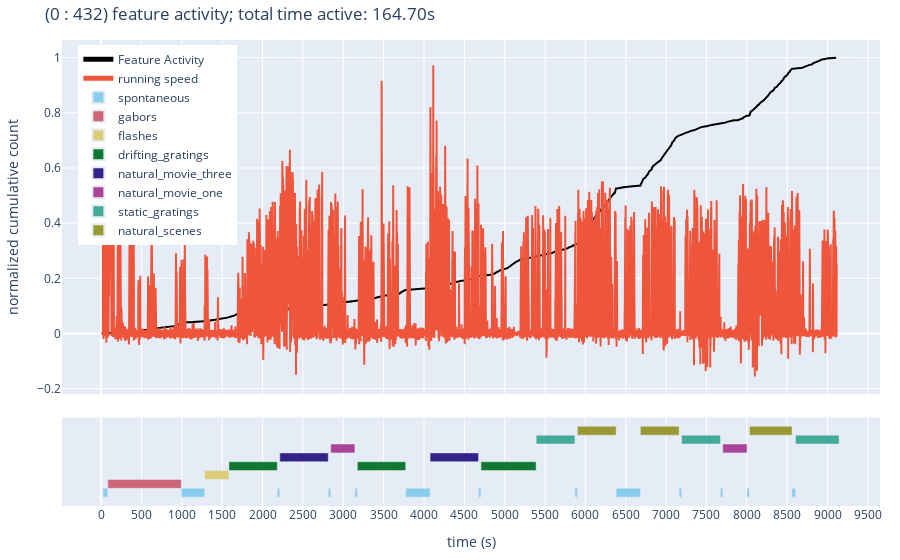

Notebook code for this chart:
### Code cell
"""Visualize feature activity vs. natural data."""

feat_act_ts = np.round(feat_metadata.index * 0.05, 2)
display(feat_act_ts)

df = stim_epochs.copy()
df["start_time"] = pd.to_numeric(df["start_time"])
df["stop_time"] = pd.to_numeric(df["stop_time"])
df["duration"] = df["stop_time"] - df["start_time"]
df["session"] = f"{session_id}"  # create dummy column for y-axis to place all bars on  same line
stimulus_types = df["stimulus_name"].unique()

fig = make_subplots(
    rows=2, 
    cols=1,
    shared_xaxes=True,
    vertical_spacing=0.05,
    row_heights=[0.8, 0.2]
)

fig.add_trace(
    go.Scatter(
        x=feat_act_ts,
        y=np.linspace(0, 1, len(feat_act_ts) + 1),
        mode="lines",
        name="Feature Activity", # Name for legend
        line=dict(color="black") # Example line color
    ),
    row=1, col=1 # Assign to top subplot
)

fig.add_trace(
    go.Scatter(
        x=np.round(metadata.index * bin_s, 2)[::5],
        y=(metadata["velocity"] / metadata["velocity"].max())[::5].fillna(0),
        mode="lines",
        name="running speed", # Name for legend
    ),
    row=1, col=1 # Assign to top subplot
)

bar_hover_template = (
    "<b>Stimulus:</b> %{customdata[0]}<br>" +
    "<b>Start:</b> %{customdata[1]:.2f} s<br>" +
    "<b>Stop:</b> %{customdata[2]:.2f} s<br>" +
    "<b>Duration:</b> %{customdata[3]:.2f} s<br>" + # Access calculated duration
    "<extra></extra>"
)
cmap = px.colors.qualitative.Safe
colors = {stim: cmap[i % len(cmap)] for i, stim in enumerate(stimulus_types)}

for stim_type in stimulus_types:
    df_stim = df[df["stimulus_name"] == stim_type]
    fig.add_trace(
        go.Bar(
            x=df_stim["duration"],
            y=df_stim["session"], # Use the consistent session string
            base=df_stim["start_time"],
            orientation="h",
            name=stim_type,     # Use stimulus name for legend entry
            marker_color=colors[stim_type], # Assign color from map
            customdata=df_stim[["stimulus_name", "start_time", "stop_time", "duration"]],
            hovertemplate=bar_hover_template, # Apply template
            showlegend=True     # Ensure bars appear in legend
        ),
        row=2, col=1 # Assign to bottom subplot
    )

# Update layout
fig.update_yaxes(
    title_text="normalized cumulative count", # Y-axis title for top plot
    row=1, col=1
)
fig.update_yaxes(
    title_text="", # No title for bottom y-axis (category axis)
    showticklabels=False, # Make sure the category label shows
    row=2, col=1
)
fig.update_xaxes(
    title_text="time (s)", # X-axis title for bottom plot (shared axis)
    tick0=0,              # Specify the first tick position (e.g., 0)
    dtick=500,           # Specify the step between ticks (e.g., 1000 seconds)
    nticks=19,
    row=2, col=1
)
fig.update_xaxes(
    tick0=0,              # Specify the first tick position (e.g., 0)
    dtick=500,           # Specify the step between ticks (e.g., 1000 seconds)
    nticks=19,
    row=1, col=1
)

# Set title
fig.update_layout(title_text=
    f"({inst_i} : {feat_i}) feature activity; total time active: {len(feat_act_ts) * bin_s:.2f}s"
)

fig.update_layout(
    # Reduce margin space around the entire figure
    margin=dict(l=40, r=20, t=40, b=20),
    
    # Make the legend more compact
    legend=dict(
        # yanchor="top",
        y=0.99,
        # xanchor="left",
        x=0.02,
        # font=dict(size=10),
        itemsizing='constant',  # Makes legend items smaller and more consistent
        # borderwidth=1,
        # orientation="h"  # Horizontal legend often takes less space
    ),
    
    # # Reduce title size and padding
    # title=dict(
    #     font=dict(size=12),
    #     yref='container',
    #     y=0.98  # Push title to very top
    # ),
    
    # # Make the plot itself take up more space
    # autosize=True,
    # height=500,  # Adjust as needed
    # width=700    # Adjust as needed
)

# # Reduce tick label size and padding
# fig.update_xaxes(
#     tickfont=dict(size=10),
#     title_font=dict(size=11),
#     title_standoff=5  # Reduce space between axis and title
# )

# fig.update_yaxes(
#     tickfont=dict(size=10),
#     title_font=dict(size=11),
#     title_standoff=5
# )

fig.show()

### Figure 1 — Plotly figure (JSON) as saved in the notebook; plotly's stock layout.template omitted (floating-point values rounded to 4 significant figures; data arrays with more than 128 entries replaced by an {"elided": "..."} marker saying what was removed)
{"data": [{"line": {"color": "black"}, "mode": "lines", "name": "Feature Activity", "type": "scatter", "x": {"elided": "3294 float values"}, "xaxis": "x", "y": {"elided": "3295 float values"}, "yaxis": "y"}, {"mode": "lines", "name": "running speed", "type": "scatter", "x": {"elided": "36455 float values"}, "xaxis": "x", "y": {"elided": "36455 float values"}, "yaxis": "y"}, {"base": [21.58, 993.6, 1581.0, 2182.0, 2814.0, 3144.0, 3774.0, 4676.0, 5389.0, 5871.0, 6381.0, 7162.0, 7672.0, 8002.0, 8560.0], "customdata": [["spontaneous", 21.58, 81.65, 60.07], ["spontaneous", 993.6, 1283.0, 289.0], ["spontaneous", 1581.0, 1583.0, 1.751], ["spontaneous", 2182.0, 2213.0, 31.03], ["spontaneous", 2814.0, 2844.0, 30.03], ["spontaneous", 3144.0, 3174.0, 30.03], ["spontaneous", 3774.0, 4075.0, 301.3], ["spontaneous", 4676.0, 4706.0, 30.03], ["spontaneous", 5389.0, 5390.0, 1.001], ["spontaneous", 5871.0, 5901.0, 30.03], ["spontaneous", 6381.0, 6681.0, 300.3], ["spontaneous", 7162.0, 7192.0, 30.03], ["spontaneous", 7672.0, 7702.0, 30.03], ["spontaneous", 8002.0, 8032.0, 30.03], ["spontaneous", 8560.0, 8603.0, 42.54]], "hovertemplate": "<b>Stimulus:</b> %{customdata[0]}<br><b>Start:</b> %{customdata[1]:.2f} s<br><b>Stop:</b> %{customdata[2]:.2f} s<br><b>Duration:</b> %{customdata[3]:.2f} s<br><extra></extra>", "marker": {"color": "rgb(136, 204, 238)"}, "name": "spontaneous", "orientation": "h", "showlegend": true, "type": "bar", "x": [60.07, 289.0, 1.751, 31.03, 30.03, 30.03, 301.3, 30.03, 1.001, 30.03, 300.3, 30.03, 30.03, 30.03, 42.54], "xaxis": "x2", "y": ["732592105", "732592105", "732592105", "732592105", "732592105", "732592105", "732592105", "732592105", "732592105", "732592105", "732592105", "732592105", "732592105", "732592105", "732592105"], "yaxis": "y2"}, {"base": [81.65], "customdata": [["gabors", 81.65, 993.6, 912.0]], "hovertemplate": "<b>Stimulus:</b> %{customdata[0]}<br><b>Start:</b> %{customdata[1]:.2f} s<br><b>Stop:</b> %{customdata[2]:.2f} s<br><b>Duration:</b> %{customdata[3]:.2f} s<br><extra></extra>", "marker": {"color": "rgb(204, 102, 119)"}, "name": "gabors", "orientation": "h", "showlegend": true, "type": "bar", "x": [912.0], "xaxis": "x2", "y": ["732592105"], "yaxis": "y2"}, {"base": [1283.0], "customdata": [["flashes", 1283.0, 1581.0, 298.5]], "hovertemplate": "<b>Stimulus:</b> %{customdata[0]}<br><b>Start:</b> %{customdata[1]:.2f} s<br><b>Stop:</b> %{customdata[2]:.2f} s<br><b>Duration:</b> %{customdata[3]:.2f} s<br><extra></extra>", "marker": {"color": "rgb(221, 204, 119)"}, "name": "flashes", "orientation": "h", "showlegend": true, "type": "bar", "x": [298.5], "xaxis": "x2", "y": ["732592105"], "yaxis": "y2"}, {"base": [1583.0, 3174.0, 4706.0], "customdata": [["drifting_gratings", 1583.0, 2182.0, 599.5], ["drifting_gratings", 3174.0, 3774.0, 599.5], ["drifting_gratings", 4706.0, 5389.0, 683.6]], "hovertemplate": "<b>Stimulus:</b> %{customdata[0]}<br><b>Start:</b> %{customdata[1]:.2f} s<br><b>Stop:</b> %{customdata[2]:.2f} s<br><b>Duration:</b> %{customdata[3]:.2f} s<br><extra></extra>", "marker": {"color": "rgb(17, 119, 51)"}, "name": "drifting_gratings", "orientation": "h", "showlegend": true, "type": "bar", "x": [599.5, 599.5, 683.6], "xaxis": "x2", "y": ["732592105", "732592105", "732592105"], "yaxis": "y2"}, {"base": [2213.0, 4075.0], "customdata": [["natural_movie_three", 2213.0, 2814.0, 600.5], ["natural_movie_three", 4075.0, 4676.0, 600.6]], "hovertemplate": "<b>Stimulus:</b> %{customdata[0]}<br><b>Start:</b> %{customdata[1]:.2f} s<br><b>Stop:</b> %{customdata[2]:.2f} s<br><b>Duration:</b> %{customdata[3]:.2f} s<br><extra></extra>", "marker": {"color": "rgb(51, 34, 136)"}, "name": "natural_movie_three", "orientation": "h", "showlegend": true, "type": "bar", "x": [600.5, 600.6], "xaxis": "x2", "y": ["732592105", "732592105"], "yaxis": "y2"}, {"base": [2844.0, 7702.0], "customdata": [["natural_movie_one", 2844.0, 3144.0, 300.3], ["natural_movie_one", 7702.0, 8002.0, 300.3]], "hovertemplate": "<b>Stimulus:</b> %{customdata[0]}<br><b>Start:</b> %{customdata[1]:.2f} s<br><b>Stop:</b> %{customdata[2]:.2f} s<br><b>Duration:</b> %{customdata[3]:.2f} s<br><extra></extra>", "marker": {"color": "rgb(170, 68, 153)"}, "name": "natural_movie_one", "orientation": "h", "showlegend": true, "type": "bar", "x": [300.3, 300.3], "xaxis": "x2", "y": ["732592105", "732592105"], "yaxis": "y2"}, {"base": [5390.0, 7192.0, 8603.0], "customdata": [["static_gratings", 5390.0, 5871.0, 480.4], ["static_gratings", 7192.0, 7672.0, 480.4], ["static_gratings", 8603.0, 9143.0, 540.5]], "hovertemplate": "<b>Stimulus:</b> %{customdata[0]}<br><b>Start:</b> %{customdata[1]:.2f} s<br><b>Stop:</b> %{customdata[2]:.2f} s<br><b>Duration:</b> %{customdata[3]:.2f} s<br><extra></extra>", "marker": {"color": "rgb(68, 170, 153)"}, "name": "static_gratings", "orientation": "h", "showlegend": true, "type": "bar", "x": [480.4, 480.4, 540.5], "xaxis": "x2", "y": ["732592105", "732592105", "732592105"], "yaxis": "y2"}, {"base": [5901.0, 6681.0, 8032.0], "customdata": [["natural_scenes", 5901.0, 6381.0, 480.4], ["natural_scenes", 6681.0, 7162.0, 480.4], ["natural_scenes", 8032.0, 8560.0, 528.0]], "hovertemplate": "<b>Stimulus:</b> %{customdata[0]}<br><b>Start:</b> %{customdata[1]:.2f} s<br><b>Stop:</b> %{customdata[2]:.2f} s<br><b>Duration:</b> %{customdata[3]:.2f} s<br><extra></extra>", "marker": {"color": "rgb(153, 153, 51)"}, "name": "natural_scenes", "orientation": "h", "showlegend": true, "type": "bar", "x": [480.4, 480.4, 528.0], "xaxis": "x2", "y": ["732592105", "732592105", "732592105"], "yaxis": "y2"}], "layout": {"legend": {"itemsizing": "constant", "x": 0.02, "y": 0.99}, "margin": {"b": 20, "l": 40, "r": 20, "t": 40}, "title": {"text": "(0 : 432) feature activity; total time active: 164.70s"}, "xaxis": {"anchor": "y", "domain": [0, 1], "dtick": 500, "matches": "x2", "nticks": 19, "showticklabels": false, "tick0": 0}, "xaxis2": {"anchor": "y2", "domain": [0, 1], "dtick": 500, "nticks": 19, "tick0": 0, "title": {"text": "time (s)"}}, "yaxis": {"anchor": "x", "domain": [0.24, 1], "title": {"text": "normalized cumulative count"}}, "yaxis2": {"anchor": "x2", "domain": [0, 0.19], "showticklabels": false, "title": {"text": ""}}}}
